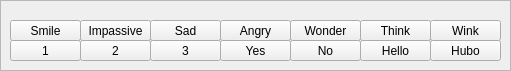
  <widget class="QFrame" name="frame_10">
   <property name="geometry">
    <rect>
     <x>10</x>
     <y>60</y>
     <width>511</width>
     <height>71</height>
    </rect>
   </property>
   <property name="frameShape">
    <enum>QFrame::StyledPanel</enum>
   </property>
   <property name="frameShadow">
    <enum>QFrame::Raised</enum>
   </property>
   <widget class="QPushButton" name="BTN_FACE_ANGRY">
    <property name="geometry">
     <rect>
      <x>220</x>
      <y>20</y>
      <width>71</width>
      <height>21</height>
     </rect>
    </property>
    <property name="text">
     <string>Angry</string>
    </property>
   </widget>
   <widget class="QPushButton" name="BTN_FACE_SAD">
    <property name="geometry">
     <rect>
      <x>150</x>
      <y>20</y>
      <width>71</width>
      <height>21</height>
     </rect>
    </property>
    <property name="text">
     <string>Sad</string>
    </property>
   </widget>
   <widget class="QPushButton" name="BTN_FACE_SMILE">
    <property name="geometry">
     <rect>
      <x>10</x>
      <y>20</y>
      <width>71</width>
      <height>21</height>
     </rect>
    </property>
    <property name="text">
     <string>Smile</string>
    </property>
   </widget>
   <widget class="QPushButton" name="BTN_FACE_IMPASSIVE">
    <property name="geometry">
     <rect>
      <x>80</x>
      <y>20</y>
      <width>71</width>
      <height>21</height>
     </rect>
    </property>
    <property name="text">
     <string>Impassive</string>
    </property>
   </widget>
   <widget class="QPushButton" name="BTN_FACE_WINK">
    <property name="geometry">
     <rect>
      <x>430</x>
      <y>20</y>
      <width>71</width>
      <height>21</height>
     </rect>
    </property>
    <property name="text">
     <string>Wink</string>
    </property>
   </widget>
   <widget class="QPushButton" name="BTN_FACE_WONDER">
    <property name="geometry">
     <rect>
      <x>290</x>
      <y>20</y>
      <width>71</width>
      <height>21</height>
     </rect>
    </property>
    <property name="text">
     <string>Wonder</string>
    </property>
   </widget>
   <widget class="QPushButton" name="BTN_FACE_THINK">
    <property name="geometry">
     <rect>
      <x>360</x>
      <y>20</y>
      <width>71</width>
      <height>21</height>
     </rect>
    </property>
    <property name="text">
     <string>Think</string>
    </property>
   </widget>
   <widget class="QPushButton" name="BTN_FACE_1">
    <property name="geometry">
     <rect>
      <x>10</x>
      <y>40</y>
      <width>71</width>
      <height>21</height>
     </rect>
    </property>
    <property name="text">
     <string>1</string>
    </property>
   </widget>
   <widget class="QPushButton" name="BTN_FACE_2">
    <property name="geometry">
     <rect>
      <x>80</x>
      <y>40</y>
      <width>71</width>
      <height>21</height>
     </rect>
    </property>
    <property name="text">
     <string>2</string>
    </property>
   </widget>
   <widget class="QPushButton" name="BTN_FACE_3">
    <property name="geometry">
     <rect>
      <x>150</x>
      <y>40</y>
      <width>71</width>
      <height>21</height>
     </rect>
    </property>
    <property name="text">
     <string>3</string>
    </property>
   </widget>
   <widget class="QPushButton" name="BTN_FACE_YES">
    <property name="geometry">
     <rect>
      <x>220</x>
      <y>40</y>
      <width>71</width>
      <height>21</height>
     </rect>
    </property>
    <property name="text">
     <string>Yes</string>
    </property>
   </widget>
   <widget class="QPushButton" name="BTN_FACE_NO">
    <property name="geometry">
     <rect>
      <x>290</x>
      <y>40</y>
      <width>71</width>
      <height>21</height>
     </rect>
    </property>
    <property name="text">
     <string>No</string>
    </property>
   </widget>
   <widget class="QPushButton" name="BTN_FACE_HELLO">
    <property name="geometry">
     <rect>
      <x>360</x>
      <y>40</y>
      <width>71</width>
      <height>21</height>
     </rect>
    </property>
    <property name="text">
     <string>Hello</string>
    </property>
   </widget>
   <widget class="QPushButton" name="BTN_FACE_HUBO">
    <property name="geometry">
     <rect>
      <x>430</x>
      <y>40</y>
      <width>71</width>
      <height>21</height>
     </rect>
    </property>
    <property name="text">
     <string>Hubo</string>
    </property>
   </widget>
  </widget>
